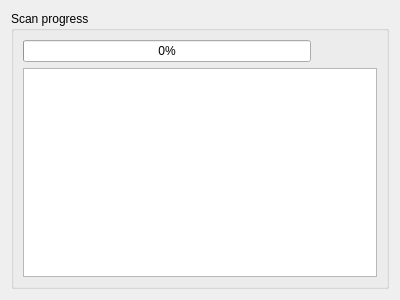
<?xml version="1.0" encoding="UTF-8"?>
<ui version="4.0">
 <class>ScanProgress</class>
 <widget class="QWizardPage" name="ScanProgress">
  <property name="geometry">
   <rect>
    <x>0</x>
    <y>0</y>
    <width>400</width>
    <height>300</height>
   </rect>
  </property>
  <property name="windowTitle">
   <string>WizardPage</string>
  </property>
  <layout class="QVBoxLayout" name="verticalLayout">
   <item>
    <widget class="QGroupBox" name="groupBox">
     <property name="title">
      <string>Scan progress</string>
     </property>
     <layout class="QVBoxLayout" name="verticalLayout_2">
      <item>
       <layout class="QHBoxLayout" name="horizontalLayout">
        <item>
         <widget class="QProgressBar" name="progressBar">
          <property name="value">
           <number>0</number>
          </property>
         </widget>
        </item>
        <item>
         <widget class="QLabel" name="currentFrequency">
          <property name="minimumSize">
           <size>
            <width>60</width>
            <height>0</height>
           </size>
          </property>
          <property name="text">
           <string/>
          </property>
         </widget>
        </item>
       </layout>
      </item>
      <item>
       <widget class="QTreeView" name="treeView">
        <attribute name="headerVisible">
         <bool>true</bool>
        </attribute>
       </widget>
      </item>
     </layout>
    </widget>
   </item>
  </layout>
 </widget>
 <resources/>
 <connections/>
</ui>
